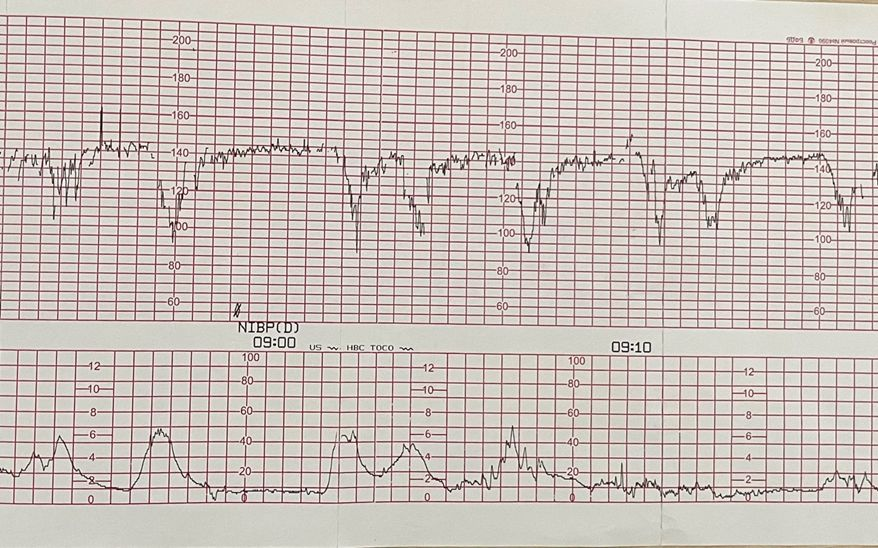
#> input picture 13-2-3.jpg, 878 x 548 px
$ python -i alignment.py   (imports and definitions only)
#> lines starting #> are read from the running program, lines starting #| are printed output that depends on the picture
#> further down, picture is the input picture: shape (548, 878, 3); mean B, G, R 187.2, 192.4, 203.6
from __future__ import annotations

import math

import cv2
import numpy as np


def _rotate_with_bounds(image: np.ndarray, angle_degrees: float) -> np.ndarray:
    height, width = image.shape[:2]
    center = (width / 2.0, height / 2.0)

    rotation_matrix = cv2.getRotationMatrix2D(center, angle_degrees, 1.0)
    abs_cos = abs(rotation_matrix[0, 0])
    abs_sin = abs(rotation_matrix[0, 1])

    new_width = int((height * abs_sin) + (width * abs_cos))
    new_height = int((height * abs_cos) + (width * abs_sin))

    rotation_matrix[0, 2] += (new_width / 2.0) - center[0]
    rotation_matrix[1, 2] += (new_height / 2.0) - center[1]

    return cv2.warpAffine(
        image,
        rotation_matrix,
        (new_width, new_height),
        flags=cv2.INTER_LINEAR,
        borderMode=cv2.BORDER_REPLICATE,
    )


def _estimate_skew_angle(image: np.ndarray, min_line_length_ratio: float) -> float:
#> called with min_line_length_ratio = 0.35
    gray = cv2.cvtColor(image, cv2.COLOR_BGR2GRAY)
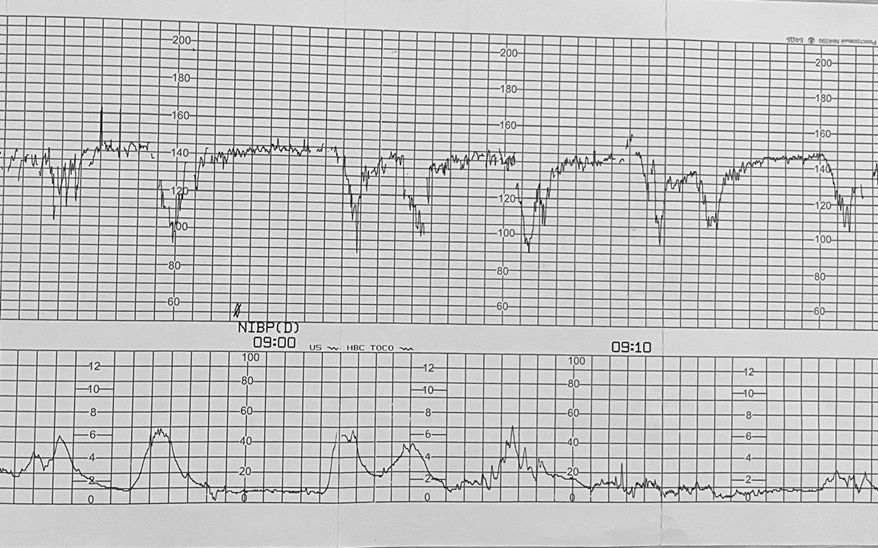
#> gray: shape (548, 878); min 1, max 255, mean 195.2
    blurred = cv2.GaussianBlur(gray, (5, 5), 0)
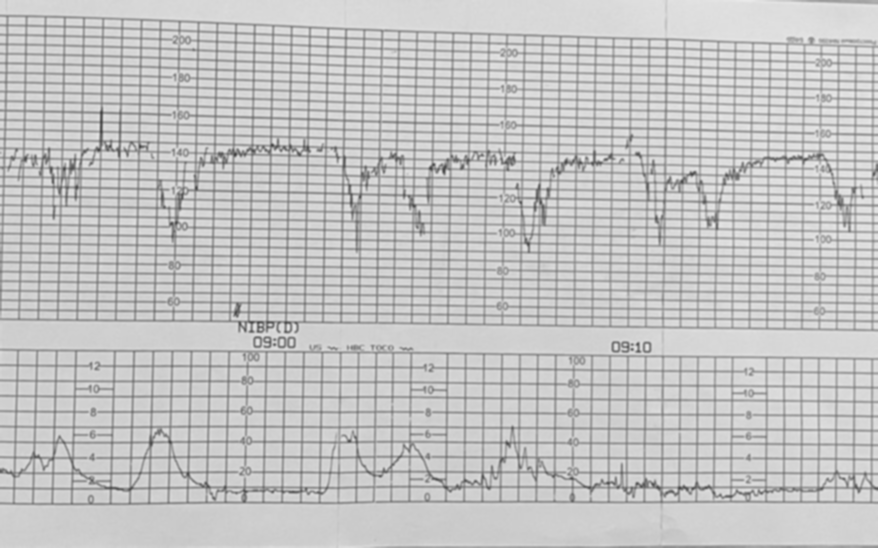
#> blurred: shape (548, 878); min 66, max 236, mean 195.2
    edges = cv2.Canny(blurred, 70, 200)
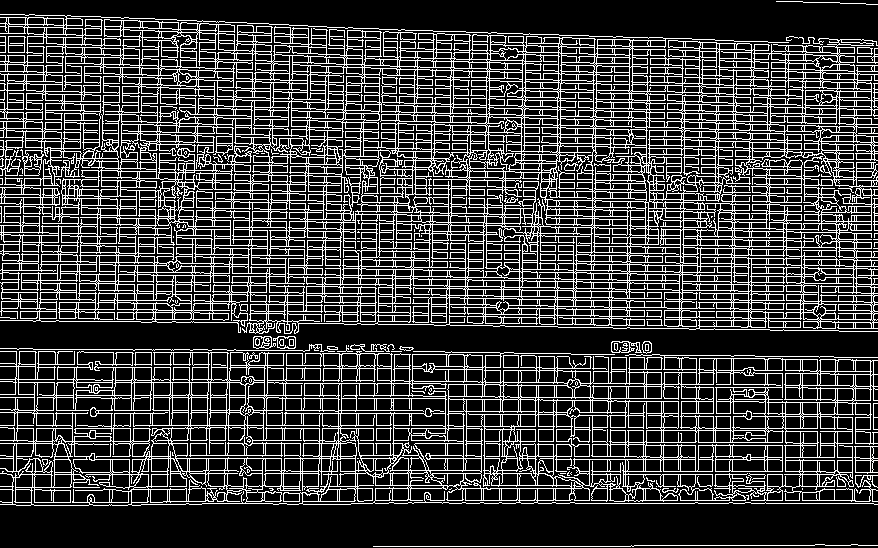
#> edges: shape (548, 878); 23% white in thin lines or dots

    min_line_length = max(40, int(image.shape[1] * min_line_length_ratio))
#> min_line_length = 307
    lines = cv2.HoughLinesP(
        edges,
        rho=1,
        theta=np.pi / 180,
        threshold=110,
        minLineLength=min_line_length,
        maxLineGap=20,
    )
#> lines = 249 rows, first 6: [0, 253, 648, 264], [442, 503, 873, 503], [2, 260, 877, 275], [519, 272, 877, 278], [3, 241, 877, 257], [1, 269, 877, 284]

    if lines is None:
        return 0.0

    angles: list[float] = []
    for line in lines[:, 0]:
        x1, y1, x2, y2 = line
        dx = x2 - x1
        dy = y2 - y1
        if dx == 0 and dy == 0:
            continue

        angle = math.degrees(math.atan2(dy, dx))
        normalized = ((angle + 90.0) % 180.0) - 90.0

        # Horizontal-ish lines are the strongest indicator of skew for chart paper.
        if abs(normalized) <= 45.0:
            angles.append(normalized)
#> this loop made 249 passes
#> (x1, y1, x2, y2, dx, dy, angle, normalized) on passes 1 to 3: (0, 253, 648, 264, 648, 11, 0.973, 0.973), (442, 503, 873, 503, 431, 0, 0, 0), (2, 260, 877, 275, 875, 15, 0.982, 0.982)

    if not angles:
        return 0.0

    return float(np.median(np.array(angles, dtype=np.float32)))


def align_chart_image(image: np.ndarray, min_line_length_ratio: float = 0.35) -> tuple[np.ndarray, float]:
    if image.shape[0] > image.shape[1]:
        image = cv2.rotate(image, cv2.ROTATE_90_CLOCKWISE)

    skew_angle = _estimate_skew_angle(image, min_line_length_ratio=min_line_length_ratio)

    if abs(skew_angle) < 0.2:
        return image, 0.0

    corrected = _rotate_with_bounds(image, -skew_angle)
#> in _rotate_with_bounds, `return cv2.warpAffine( image, rotation_matrix, (new_width, new_height)..`:
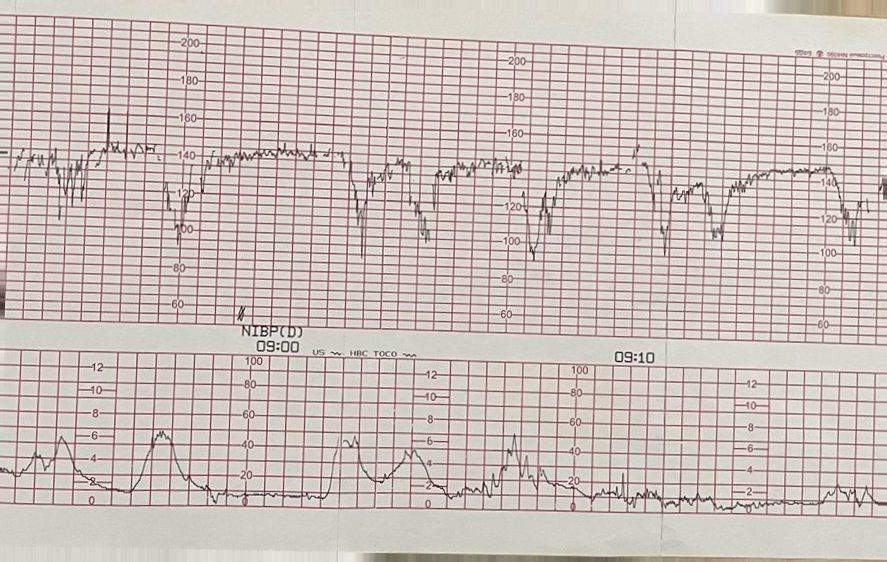
#> returned value: shape (562, 887, 3); mean of channels 0, 1, 2 187.1, 192.5, 203.6; drawn as B, G, R
    return corrected, skew_angle

>>> import cv2
>>> picture = cv2.imread('../../13-2-3.jpg')
>>> result = align_chart_image(picture)
